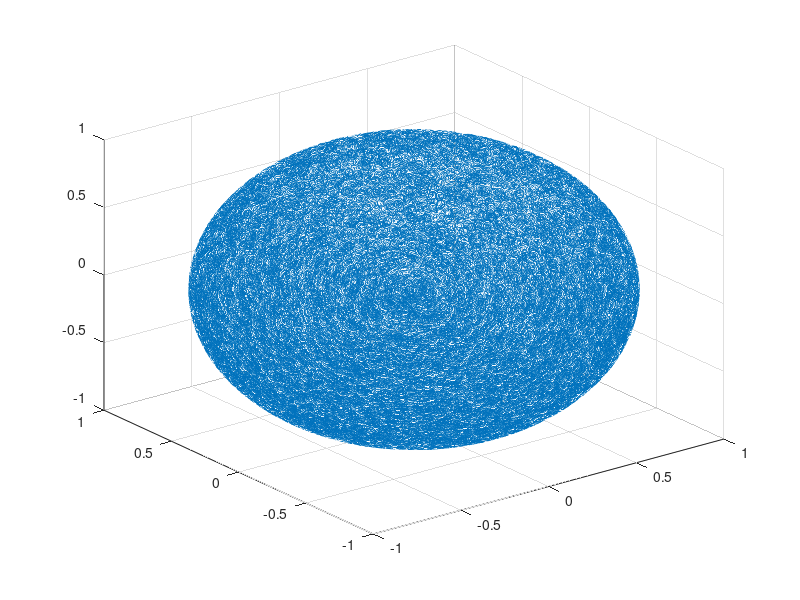

The MATLAB script that drew this image:
A = -1 + 2 * normrnd(0,1, [50000 3]);
A = A./vecnorm(A, 2, 2);
scatter3(A(:, 1), A(:, 2), A(:, 3))

function [A] = normalize(A)
    A = A./vecnorm(A, 2, 2);
end